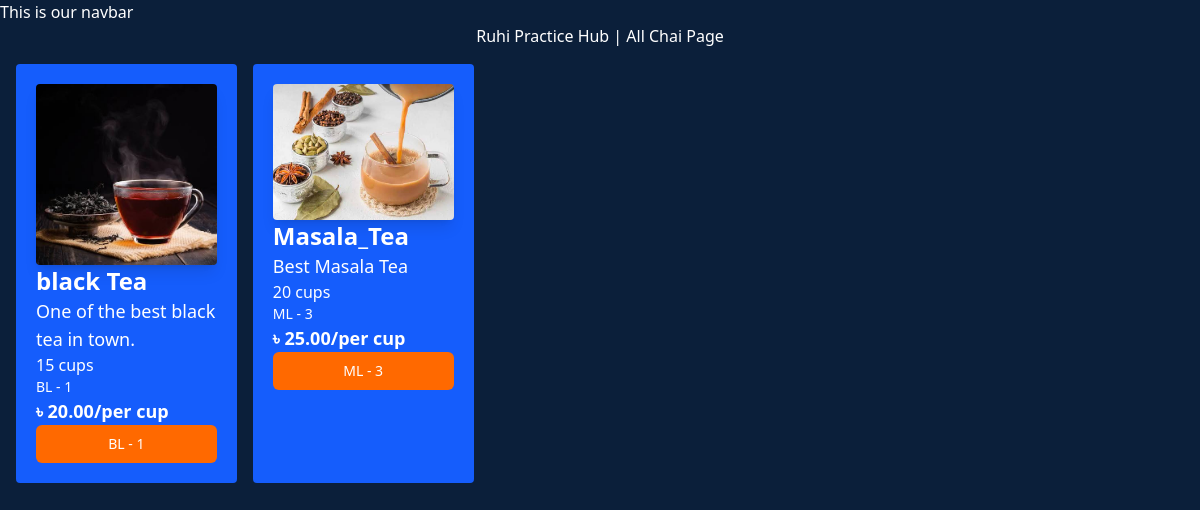
The app's page /chai/, older data.
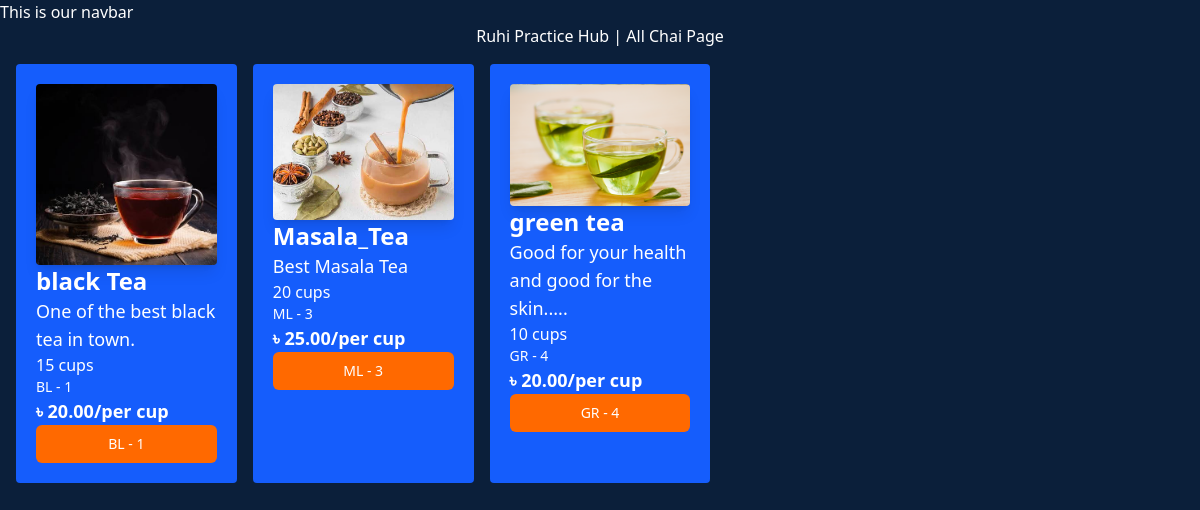
The same page, newer data.
### chai/models.py (models this page shows, shortened)
class ChaiVarity(models.Model):
    CHAI_TYPE_CHOICE = [
        ('ML', 'MASALA'),
        ('GR', 'GREEN'),
        ('BL', 'BLACK'),
        ('HE', 'HERBAL'),
    ]
    name = models.CharField(max_length=100)
    image = models.ImageField(upload_to='chai_images/')
    date = models.DateTimeField(default=timezone.now)
    type = models.CharField(max_length=2, choices=CHAI_TYPE_CHOICE)
    description = models.TextField(default='')
    numbers = models.IntegerField(default=0)
    price = models.DecimalField(max_digits=6, decimal_places=2, default=0.00)

### chai/views.py (the view)
# urls.py: path('', views.all_chai, name='all_chai'),
def all_chai(request):
    chais = ChaiVarity.objects.all()
    return render(request, 'chai/all_chai.html', {'chais': chais})

### chai/templates/chai/all_chai.html (shortened to what this page needs)
{% extends "layout.html" %}
{% block content %}
<div class="flex justify-center">
    <h1>Ruhi Practice Hub | All Chai Page</h1>
</div>
<div class="grid grid-cols-5 gap-4 m-4">
{% for chai in chais %}
    <div class="bg-blue-600 p-5 rounded">
        <img class="rounded shadow-lg" src="{{chai.image.url}}" alt="">
        <h2 class="text-2xl font-bold">{{chai.name}}</h2>
        <h3 class="text-lg">{{chai.description}}</h3>
        <p class="text-md">{{chai.numbers}} cups</p>
        <h3 class="text-sm">{{chai.type}} - {{chai.id}}</h3>
        <p class="text-lg font-bold">৳ {{chai.price}}/per cup</p>
        <a href="{% url 'chai_detail' chai.id %}">
            <button type="button" class = "inline-flex items-center w-[100%] justify-center px-4 py-2 border border-transparent text-sm font-medium rounded-md text-white bg-orange-500 hover:bg-orange-500 focus:outline-none focus:ring-2 focus:ring-offset-2 focus:ring-orange-500">
                {{chai.type}} - {{chai.id}}
            </button>
        </a>
    </div>
{% endfor %}
</div>
{% endblock content %}

Row changes from the older to the newer data that the page shows:
added ChaiVarity: image (picture), name "green tea", description "Good for your health and good for the skin.....", numbers "10", type "GR", id "4", price "20.00"
